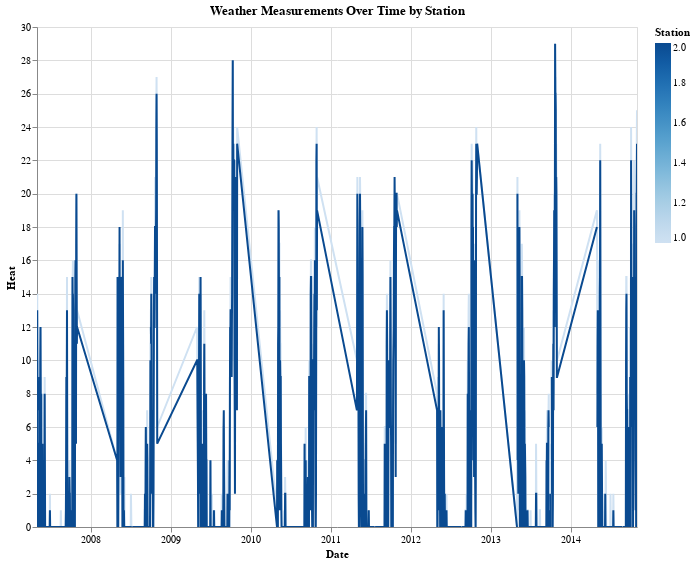

The notebook cell this image was saved under:
### Code cell
chart = alt.Chart(weather_data).mark_line().encode(
    x='Date',
    y='Heat',
    color = 'Station',
    tooltip=['Date', 'Heat','Station']
).properties(
    width=600,
    height=500,
    title='Weather Measurements Over Time by Station'
).interactive()

chart

### Figure 1 — Vega-Lite specification as saved in the notebook (floating-point values rounded to 4 significant figures; data arrays with more than 128 entries replaced by an {"elided": "..."} marker saying what was removed)
{"config": {"view": {"continuousWidth": 300, "continuousHeight": 300}}, "data": {"name": "data-6eccd88239ec0e4a9c6ab2bc4fc34ff0"}, "mark": {"type": "line"}, "encoding": {"color": {"field": "Station", "type": "quantitative"}, "tooltip": [{"field": "Date", "type": "temporal"}, {"field": "Heat", "type": "quantitative"}, {"field": "Station", "type": "quantitative"}], "x": {"field": "Date", "type": "temporal"}, "y": {"field": "Heat", "type": "quantitative"}}, "height": 500, "params": [{"name": "param_1", "select": {"type": "interval", "encodings": ["x", "y"]}, "bind": "scales"}], "title": "Weather Measurements Over Time by Station", "width": 600, "$schema": "https://vega.github.io/schema/vega-lite/v5.17.0.json", "datasets": {"data-6eccd88239ec0e4a9c6ab2bc4fc34ff0": {"elided": "2944 records"}}}
